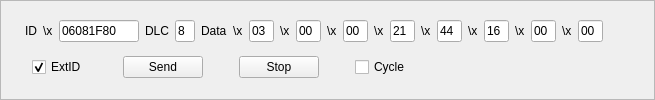
         <widget class="QFrame" name="frame_7">
          <property name="frameShape">
           <enum>QFrame::StyledPanel</enum>
          </property>
          <property name="frameShadow">
           <enum>QFrame::Raised</enum>
          </property>
          <layout class="QVBoxLayout" name="verticalLayout_13">
           <item>
            <layout class="QHBoxLayout" name="horizontalLayout_18">
             <item>
              <spacer name="horizontalSpacer_46">
               <property name="orientation">
                <enum>Qt::Horizontal</enum>
               </property>
               <property name="sizeType">
                <enum>QSizePolicy::Fixed</enum>
               </property>
               <property name="sizeHint" stdset="0">
                <size>
                 <width>13</width>
                 <height>20</height>
                </size>
               </property>
              </spacer>
             </item>
             <item>
              <widget class="QLabel" name="label_46">
               <property name="text">
                <string>ID</string>
               </property>
              </widget>
             </item>
             <item>
              <widget class="QLabel" name="label_47">
               <property name="text">
                <string>\x</string>
               </property>
              </widget>
             </item>
             <item>
              <widget class="QLineEdit" name="lE_ID_2">
               <property name="sizePolicy">
                <sizepolicy hsizetype="Fixed" vsizetype="Fixed">
                 <horstretch>0</horstretch>
                 <verstretch>0</verstretch>
                </sizepolicy>
               </property>
               <property name="maximumSize">
                <size>
                 <width>80</width>
                 <height>16777215</height>
                </size>
               </property>
               <property name="text">
                <string>06081F80</string>
               </property>
               <property name="maxLength">
                <number>8</number>
               </property>
              </widget>
             </item>
             <item>
              <widget class="QLabel" name="label_48">
               <property name="text">
                <string>DLC</string>
               </property>
              </widget>
             </item>
             <item>
              <widget class="QLineEdit" name="lE_DLC_2">
               <property name="sizePolicy">
                <sizepolicy hsizetype="Fixed" vsizetype="Fixed">
                 <horstretch>0</horstretch>
                 <verstretch>0</verstretch>
                </sizepolicy>
               </property>
               <property name="maximumSize">
                <size>
                 <width>20</width>
                 <height>16777215</height>
                </size>
               </property>
               <property name="text">
                <string>8</string>
               </property>
               <property name="maxLength">
                <number>1</number>
               </property>
              </widget>
             </item>
             <item>
              <widget class="QLabel" name="label_49">
               <property name="text">
                <string>Data</string>
               </property>
              </widget>
             </item>
             <item>
              <widget class="QLabel" name="label_50">
               <property name="text">
                <string>\x</string>
               </property>
              </widget>
             </item>
             <item>
              <widget class="QLineEdit" name="lE_D0_2">
               <property name="sizePolicy">
                <sizepolicy hsizetype="Fixed" vsizetype="Fixed">
                 <horstretch>0</horstretch>
                 <verstretch>0</verstretch>
                </sizepolicy>
               </property>
               <property name="maximumSize">
                <size>
                 <width>25</width>
                 <height>16777215</height>
                </size>
               </property>
               <property name="text">
                <string>03</string>
               </property>
               <property name="maxLength">
                <number>2</number>
               </property>
              </widget>
             </item>
             <item>
              <widget class="QLabel" name="label_51">
               <property name="text">
                <string>\x</string>
               </property>
              </widget>
             </item>
             <item>
              <widget class="QLineEdit" name="lE_D1_2">
               <property name="sizePolicy">
                <sizepolicy hsizetype="Fixed" vsizetype="Fixed">
                 <horstretch>0</horstretch>
                 <verstretch>0</verstretch>
                </sizepolicy>
               </property>
               <property name="maximumSize">
                <size>
                 <width>25</width>
                 <height>16777215</height>
                </size>
               </property>
               <property name="text">
                <string>00</string>
               </property>
               <property name="maxLength">
                <number>2</number>
               </property>
              </widget>
             </item>
             <item>
              <widget class="QLabel" name="label_52">
               <property name="text">
                <string>\x</string>
               </property>
              </widget>
             </item>
             <item>
              <widget class="QLineEdit" name="lE_D2_2">
               <property name="sizePolicy">
                <sizepolicy hsizetype="Fixed" vsizetype="Fixed">
                 <horstretch>0</horstretch>
                 <verstretch>0</verstretch>
                </sizepolicy>
               </property>
               <property name="maximumSize">
                <size>
                 <width>25</width>
                 <height>16777215</height>
                </size>
               </property>
               <property name="text">
                <string>00</string>
               </property>
               <property name="maxLength">
                <number>2</number>
               </property>
              </widget>
             </item>
             <item>
              <widget class="QLabel" name="label_53">
               <property name="text">
                <string>\x</string>
               </property>
              </widget>
             </item>
             <item>
              <widget class="QLineEdit" name="lE_D3_2">
               <property name="sizePolicy">
                <sizepolicy hsizetype="Fixed" vsizetype="Fixed">
                 <horstretch>0</horstretch>
                 <verstretch>0</verstretch>
                </sizepolicy>
               </property>
               <property name="maximumSize">
                <size>
                 <width>25</width>
                 <height>16777215</height>
                </size>
               </property>
               <property name="text">
                <string>21</string>
               </property>
               <property name="maxLength">
                <number>2</number>
               </property>
              </widget>
             </item>
             <item>
              <widget class="QLabel" name="label_54">
               <property name="text">
                <string>\x</string>
               </property>
              </widget>
             </item>
             <item>
              <widget class="QLineEdit" name="lE_D4_2">
               <property name="sizePolicy">
                <sizepolicy hsizetype="Fixed" vsizetype="Fixed">
                 <horstretch>0</horstretch>
                 <verstretch>0</verstretch>
                </sizepolicy>
               </property>
               <property name="maximumSize">
                <size>
                 <width>25</width>
                 <height>16777215</height>
                </size>
               </property>
               <property name="text">
                <string>44</string>
               </property>
               <property name="maxLength">
                <number>2</number>
               </property>
              </widget>
             </item>
             <item>
              <widget class="QLabel" name="label_55">
               <property name="text">
                <string>\x</string>
               </property>
              </widget>
             </item>
             <item>
              <widget class="QLineEdit" name="lE_D5_2">
               <property name="sizePolicy">
                <sizepolicy hsizetype="Fixed" vsizetype="Fixed">
                 <horstretch>0</horstretch>
                 <verstretch>0</verstretch>
                </sizepolicy>
               </property>
               <property name="maximumSize">
                <size>
                 <width>25</width>
                 <height>16777215</height>
                </size>
               </property>
               <property name="text">
                <string>16</string>
               </property>
               <property name="maxLength">
                <number>2</number>
               </property>
              </widget>
             </item>
             <item>
              <widget class="QLabel" name="label_56">
               <property name="text">
                <string>\x</string>
               </property>
              </widget>
             </item>
             <item>
              <widget class="QLineEdit" name="lE_D6_2">
               <property name="sizePolicy">
                <sizepolicy hsizetype="Fixed" vsizetype="Fixed">
                 <horstretch>0</horstretch>
                 <verstretch>0</verstretch>
                </sizepolicy>
               </property>
               <property name="maximumSize">
                <size>
                 <width>25</width>
                 <height>16777215</height>
                </size>
               </property>
               <property name="text">
                <string>00</string>
               </property>
               <property name="maxLength">
                <number>2</number>
               </property>
              </widget>
             </item>
             <item>
              <widget class="QLabel" name="label_57">
               <property name="text">
                <string>\x</string>
               </property>
              </widget>
             </item>
             <item>
              <widget class="QLineEdit" name="lE_D7_2">
               <property name="sizePolicy">
                <sizepolicy hsizetype="Fixed" vsizetype="Fixed">
                 <horstretch>0</horstretch>
                 <verstretch>0</verstretch>
                </sizepolicy>
               </property>
               <property name="maximumSize">
                <size>
                 <width>25</width>
                 <height>16777215</height>
                </size>
               </property>
               <property name="text">
                <string>00</string>
               </property>
               <property name="maxLength">
                <number>2</number>
               </property>
              </widget>
             </item>
             <item>
              <spacer name="horizontalSpacer_47">
               <property name="orientation">
                <enum>Qt::Horizontal</enum>
               </property>
               <property name="sizeHint" stdset="0">
                <size>
                 <width>40</width>
                 <height>20</height>
                </size>
               </property>
              </spacer>
             </item>
            </layout>
           </item>
           <item>
            <layout class="QHBoxLayout" name="horizontalLayout_19">
             <item>
              <spacer name="horizontalSpacer_48">
               <property name="orientation">
                <enum>Qt::Horizontal</enum>
               </property>
               <property name="sizeType">
                <enum>QSizePolicy::Fixed</enum>
               </property>
               <property name="sizeHint" stdset="0">
                <size>
                 <width>20</width>
                 <height>20</height>
                </size>
               </property>
              </spacer>
             </item>
             <item>
              <widget class="QCheckBox" name="chB_extID_2">
               <property name="text">
                <string>ExtID</string>
               </property>
               <property name="checked">
                <bool>true</bool>
               </property>
              </widget>
             </item>
             <item>
              <spacer name="horizontalSpacer_49">
               <property name="orientation">
                <enum>Qt::Horizontal</enum>
               </property>
               <property name="sizeType">
                <enum>QSizePolicy::Fixed</enum>
               </property>
               <property name="sizeHint" stdset="0">
                <size>
                 <width>30</width>
                 <height>20</height>
                </size>
               </property>
              </spacer>
             </item>
             <item>
              <widget class="QPushButton" name="pB_send_2">
               <property name="text">
                <string>Send</string>
               </property>
              </widget>
             </item>
             <item>
              <spacer name="horizontalSpacer_52">
               <property name="orientation">
                <enum>Qt::Horizontal</enum>
               </property>
               <property name="sizeType">
                <enum>QSizePolicy::Fixed</enum>
               </property>
               <property name="sizeHint" stdset="0">
                <size>
                 <width>30</width>
                 <height>20</height>
                </size>
               </property>
              </spacer>
             </item>
             <item>
              <widget class="QPushButton" name="pB_stop_3">
               <property name="text">
                <string>Stop</string>
               </property>
              </widget>
             </item>
             <item>
              <spacer name="horizontalSpacer_51">
               <property name="orientation">
                <enum>Qt::Horizontal</enum>
               </property>
               <property name="sizeType">
                <enum>QSizePolicy::Fixed</enum>
               </property>
               <property name="sizeHint" stdset="0">
                <size>
                 <width>30</width>
                 <height>20</height>
                </size>
               </property>
              </spacer>
             </item>
             <item>
              <widget class="QCheckBox" name="chB_cycle_2">
               <property name="text">
                <string>Cycle</string>
               </property>
               <property name="checked">
                <bool>false</bool>
               </property>
              </widget>
             </item>
             <item>
              <spacer name="horizontalSpacer_50">
               <property name="orientation">
                <enum>Qt::Horizontal</enum>
               </property>
               <property name="sizeHint" stdset="0">
                <size>
                 <width>40</width>
                 <height>20</height>
                </size>
               </property>
              </spacer>
             </item>
            </layout>
           </item>
          </layout>
         </widget>
